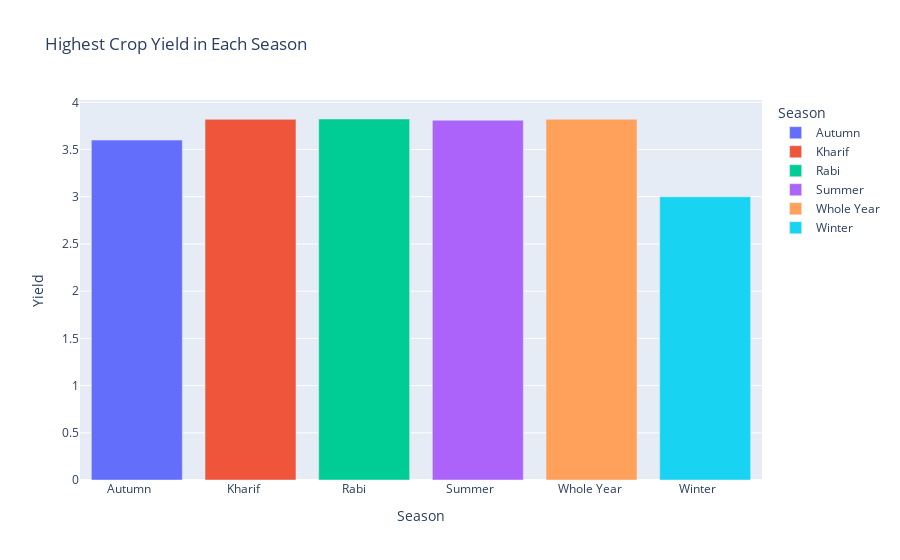

Write notebook code for a chart like this one.
### Code cell
# Visualize each season with the highest crop yield
fig = px.bar(df.groupby('Season')['Yield'].max().reset_index(), 
             x='Season', y='Yield', color='Season', 
             title='Highest Crop Yield in Each Season')
fig.show()

# Visualize the top 5 crops by yield and production
top_crops_yield = df.groupby('Crop')['Yield'].mean().sort_values(ascending=False).head(5)
top_crops_production = df.groupby('Crop')['Production'].sum().sort_values(ascending=False).head(5)

fig, axes = plt.subplots(2, 1, figsize=(12, 12))

# Top 5 crops by yield
sns.barplot(x=top_crops_yield.values, y=top_crops_yield.index, ax=axes[0], palette='viridis')
axes[0].set_title('Top 5 Crops by Yield')
axes[0].set_xlabel('Yield')
axes[0].set_ylabel('Crop')

# Top 5 crops by production
sns.barplot(x=top_crops_production.values, y=top_crops_production.index, ax=axes[1], palette='mako')
axes[1].set_title('Top 5 Crops by Production')
axes[1].set_xlabel('Production')
axes[1].set_ylabel('Crop')

plt.tight_layout()
plt.show()

### Figure 1 — Plotly figure (JSON) as saved in the notebook; plotly's stock layout.template omitted (floating-point values rounded to 4 significant figures)
{"data": [{"alignmentgroup": "True", "hovertemplate": "Season=%{x}<br>Yield=%{y}<extra></extra>", "legendgroup": "Autumn     ", "marker": {"color": "#636efa", "pattern": {"shape": ""}}, "name": "Autumn     ", "offsetgroup": "Autumn     ", "orientation": "v", "showlegend": true, "textposition": "auto", "type": "bar", "x": ["Autumn     "], "xaxis": "x", "y": [3.6], "yaxis": "y"}, {"alignmentgroup": "True", "hovertemplate": "Season=%{x}<br>Yield=%{y}<extra></extra>", "legendgroup": "Kharif     ", "marker": {"color": "#EF553B", "pattern": {"shape": ""}}, "name": "Kharif     ", "offsetgroup": "Kharif     ", "orientation": "v", "showlegend": true, "textposition": "auto", "type": "bar", "x": ["Kharif     "], "xaxis": "x", "y": [3.82], "yaxis": "y"}, {"alignmentgroup": "True", "hovertemplate": "Season=%{x}<br>Yield=%{y}<extra></extra>", "legendgroup": "Rabi       ", "marker": {"color": "#00cc96", "pattern": {"shape": ""}}, "name": "Rabi       ", "offsetgroup": "Rabi       ", "orientation": "v", "showlegend": true, "textposition": "auto", "type": "bar", "x": ["Rabi       "], "xaxis": "x", "y": [3.823], "yaxis": "y"}, {"alignmentgroup": "True", "hovertemplate": "Season=%{x}<br>Yield=%{y}<extra></extra>", "legendgroup": "Summer     ", "marker": {"color": "#ab63fa", "pattern": {"shape": ""}}, "name": "Summer     ", "offsetgroup": "Summer     ", "orientation": "v", "showlegend": true, "textposition": "auto", "type": "bar", "x": ["Summer     "], "xaxis": "x", "y": [3.81], "yaxis": "y"}, {"alignmentgroup": "True", "hovertemplate": "Season=%{x}<br>Yield=%{y}<extra></extra>", "legendgroup": "Whole Year ", "marker": {"color": "#FFA15A", "pattern": {"shape": ""}}, "name": "Whole Year ", "offsetgroup": "Whole Year ", "orientation": "v", "showlegend": true, "textposition": "auto", "type": "bar", "x": ["Whole Year "], "xaxis": "x", "y": [3.821], "yaxis": "y"}, {"alignmentgroup": "True", "hovertemplate": "Season=%{x}<br>Yield=%{y}<extra></extra>", "legendgroup": "Winter     ", "marker": {"color": "#19d3f3", "pattern": {"shape": ""}}, "name": "Winter     ", "offsetgroup": "Winter     ", "orientation": "v", "showlegend": true, "textposition": "auto", "type": "bar", "x": ["Winter     "], "xaxis": "x", "y": [3], "yaxis": "y"}], "layout": {"barmode": "relative", "legend": {"title": {"text": "Season"}, "tracegroupgap": 0}, "title": {"text": "Highest Crop Yield in Each Season"}, "xaxis": {"anchor": "y", "categoryarray": ["Autumn     ", "Kharif     ", "Rabi       ", "Summer     ", "Whole Year ", "Winter     "], "categoryorder": "array", "domain": [0, 1], "title": {"text": "Season"}}, "yaxis": {"anchor": "x", "domain": [0, 1], "title": {"text": "Yield"}}}}
